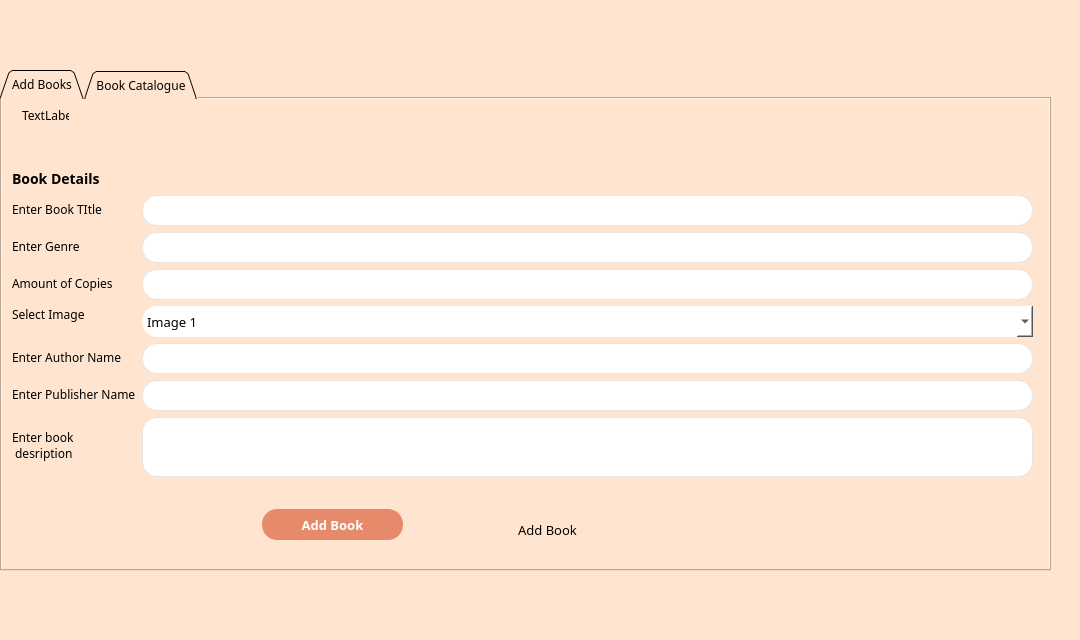
<?xml version="1.0" encoding="UTF-8"?>
<ui version="4.0">
 <class>adminEditCatalogue</class>
 <widget class="QMainWindow" name="adminEditCatalogue">
  <property name="geometry">
   <rect>
    <x>0</x>
    <y>0</y>
    <width>1080</width>
    <height>640</height>
   </rect>
  </property>
  <property name="minimumSize">
   <size>
    <width>1080</width>
    <height>640</height>
   </size>
  </property>
  <property name="maximumSize">
   <size>
    <width>1080</width>
    <height>640</height>
   </size>
  </property>
  <property name="windowTitle">
   <string>MainWindow</string>
  </property>
  <property name="styleSheet">
   <string notr="true">QMenuBar {
    background-color: qlineargradient(x1:0, y1:0, x2:0, y2:1,
                                      stop:0 lightgray, stop:1 darkgray);
    spacing: 3px; /* spacing between menu bar items */
}

QMenuBar::item {
    padding: 1px 4px;
    background: transparent;
    border-radius: 4px;
}

QMenuBar::item:selected { /* when selected using mouse or keyboard */
    background: #a8a8a8;
}

QMenuBar::item:pressed {
    background: #888888;
}</string>
  </property>
  <widget class="QWidget" name="centralwidget">
   <property name="styleSheet">
    <string notr="true">QWidget{
	background: #FFE5D0;
	font-family: Montserrat;
}

QLineEdit {
	border: 1px solid;
	border-radius: 15px;
	border-color: #e5e5e5;
	background-color: palette(base);
	padding: 0px 5px;
	font-size: 13px;
}

QPushButton {
	border-radius: 15px; 
	font-size: 13px;
}</string>
   </property>
   <widget class="QLabel" name="logoImage">
    <property name="geometry">
     <rect>
      <x>30</x>
      <y>20</y>
      <width>441</width>
      <height>61</height>
     </rect>
    </property>
    <property name="text">
     <string/>
    </property>
    <property name="pixmap">
     <pixmap resource="resources.qrc">:/resources/images/bblLogo.png</pixmap>
    </property>
   </widget>
   <widget class="QTabWidget" name="tabWidget">
    <property name="geometry">
     <rect>
      <x>0</x>
      <y>70</y>
      <width>1051</width>
      <height>501</height>
     </rect>
    </property>
    <property name="tabShape">
     <enum>QTabWidget::Triangular</enum>
    </property>
    <property name="currentIndex">
     <number>0</number>
    </property>
    <widget class="QWidget" name="tab">
     <attribute name="title">
      <string>Add Books</string>
     </attribute>
     <widget class="QPushButton" name="pushButton">
      <property name="geometry">
       <rect>
        <x>460</x>
        <y>410</y>
        <width>171</width>
        <height>41</height>
       </rect>
      </property>
      <property name="styleSheet">
       <string notr="true">QPushButton{
	
}</string>
      </property>
      <property name="text">
       <string>Add Book</string>
      </property>
     </widget>
     <widget class="QWidget" name="verticalLayoutWidget">
      <property name="geometry">
       <rect>
        <x>10</x>
        <y>70</y>
        <width>1021</width>
        <height>349</height>
       </rect>
      </property>
      <layout class="QVBoxLayout" name="verticalLayout">
       <item>
        <widget class="QLabel" name="label_6">
         <property name="sizePolicy">
          <sizepolicy hsizetype="Preferred" vsizetype="Fixed">
           <horstretch>0</horstretch>
           <verstretch>0</verstretch>
          </sizepolicy>
         </property>
         <property name="styleSheet">
          <string notr="true">QLabel{
	font-weight: bold;
	font-size: 14px;

}</string>
         </property>
         <property name="text">
          <string>Book Details</string>
         </property>
        </widget>
       </item>
       <item>
        <layout class="QFormLayout" name="formLayout">
         <item row="0" column="0">
          <widget class="QLabel" name="label_4">
           <property name="text">
            <string>Enter Book TItle</string>
           </property>
          </widget>
         </item>
         <item row="0" column="1">
          <widget class="QLineEdit" name="bookTitle">
           <property name="minimumSize">
            <size>
             <width>0</width>
             <height>31</height>
            </size>
           </property>
           <property name="text">
            <string/>
           </property>
          </widget>
         </item>
         <item row="1" column="0">
          <widget class="QLabel" name="label_5">
           <property name="text">
            <string>Enter Genre</string>
           </property>
          </widget>
         </item>
         <item row="1" column="1">
          <widget class="QLineEdit" name="bookGenre">
           <property name="minimumSize">
            <size>
             <width>0</width>
             <height>31</height>
            </size>
           </property>
          </widget>
         </item>
         <item row="2" column="0">
          <widget class="QLabel" name="label_13">
           <property name="text">
            <string>Amount of Copies</string>
           </property>
          </widget>
         </item>
         <item row="2" column="1">
          <widget class="QLineEdit" name="bookCopies">
           <property name="minimumSize">
            <size>
             <width>0</width>
             <height>31</height>
            </size>
           </property>
          </widget>
         </item>
         <item row="3" column="0">
          <widget class="QLabel" name="label_14">
           <property name="sizePolicy">
            <sizepolicy hsizetype="Fixed" vsizetype="Fixed">
             <horstretch>0</horstretch>
             <verstretch>0</verstretch>
            </sizepolicy>
           </property>
           <property name="maximumSize">
            <size>
             <width>73</width>
             <height>16777215</height>
            </size>
           </property>
           <property name="text">
            <string>Select Image</string>
           </property>
          </widget>
         </item>
         <item row="3" column="1">
          <widget class="QComboBox" name="selectedImage">
           <property name="minimumSize">
            <size>
             <width>0</width>
             <height>31</height>
            </size>
           </property>
           <property name="styleSheet">
            <string notr="true">QComboBox {
border-radius: 15px;
background-color: palette(base);
font-size: 13px;
}
</string>
           </property>
           <item>
            <property name="text">
             <string>Image 1</string>
            </property>
           </item>
           <item>
            <property name="text">
             <string>Image 2</string>
            </property>
           </item>
           <item>
            <property name="text">
             <string>Image 3</string>
            </property>
           </item>
          </widget>
         </item>
         <item row="4" column="0">
          <widget class="QLabel" name="label_20">
           <property name="sizePolicy">
            <sizepolicy hsizetype="Preferred" vsizetype="Preferred">
             <horstretch>0</horstretch>
             <verstretch>0</verstretch>
            </sizepolicy>
           </property>
           <property name="minimumSize">
            <size>
             <width>0</width>
             <height>0</height>
            </size>
           </property>
           <property name="maximumSize">
            <size>
             <width>16777185</width>
             <height>16777215</height>
            </size>
           </property>
           <property name="text">
            <string>Enter Author Name</string>
           </property>
          </widget>
         </item>
         <item row="4" column="1">
          <widget class="QLineEdit" name="bookAuthor">
           <property name="sizePolicy">
            <sizepolicy hsizetype="Preferred" vsizetype="Preferred">
             <horstretch>0</horstretch>
             <verstretch>0</verstretch>
            </sizepolicy>
           </property>
           <property name="minimumSize">
            <size>
             <width>0</width>
             <height>31</height>
            </size>
           </property>
          </widget>
         </item>
         <item row="5" column="0">
          <widget class="QLabel" name="label_21">
           <property name="sizePolicy">
            <sizepolicy hsizetype="Preferred" vsizetype="Preferred">
             <horstretch>0</horstretch>
             <verstretch>0</verstretch>
            </sizepolicy>
           </property>
           <property name="minimumSize">
            <size>
             <width>0</width>
             <height>0</height>
            </size>
           </property>
           <property name="maximumSize">
            <size>
             <width>16777185</width>
             <height>16777215</height>
            </size>
           </property>
           <property name="text">
            <string>Enter Publisher Name</string>
           </property>
          </widget>
         </item>
         <item row="5" column="1">
          <widget class="QLineEdit" name="bookPublisher">
           <property name="sizePolicy">
            <sizepolicy hsizetype="Preferred" vsizetype="Preferred">
             <horstretch>0</horstretch>
             <verstretch>0</verstretch>
            </sizepolicy>
           </property>
           <property name="minimumSize">
            <size>
             <width>0</width>
             <height>31</height>
            </size>
           </property>
          </widget>
         </item>
         <item row="6" column="0">
          <widget class="QLabel" name="label_16">
           <property name="sizePolicy">
            <sizepolicy hsizetype="Preferred" vsizetype="Preferred">
             <horstretch>0</horstretch>
             <verstretch>0</verstretch>
            </sizepolicy>
           </property>
           <property name="minimumSize">
            <size>
             <width>0</width>
             <height>0</height>
            </size>
           </property>
           <property name="maximumSize">
            <size>
             <width>16777185</width>
             <height>16777215</height>
            </size>
           </property>
           <property name="text">
            <string>Enter book 
 desription</string>
           </property>
          </widget>
         </item>
         <item row="6" column="1">
          <widget class="QLineEdit" name="bookDescription">
           <property name="sizePolicy">
            <sizepolicy hsizetype="Preferred" vsizetype="Preferred">
             <horstretch>0</horstretch>
             <verstretch>0</verstretch>
            </sizepolicy>
           </property>
           <property name="minimumSize">
            <size>
             <width>0</width>
             <height>60</height>
            </size>
           </property>
           <property name="styleSheet">
            <string notr="true">QLineEdit {
	padding: 5px;
}</string>
           </property>
           <property name="alignment">
            <set>Qt::AlignLeading|Qt::AlignLeft|Qt::AlignTop</set>
           </property>
          </widget>
         </item>
        </layout>
       </item>
      </layout>
     </widget>
     <widget class="QLabel" name="label">
      <property name="geometry">
       <rect>
        <x>20</x>
        <y>10</y>
        <width>47</width>
        <height>13</height>
       </rect>
      </property>
      <property name="text">
       <string>TextLabel</string>
      </property>
     </widget>
     <widget class="QPushButton" name="confirmBookDetails">
      <property name="geometry">
       <rect>
        <x>260</x>
        <y>410</y>
        <width>141</width>
        <height>31</height>
       </rect>
      </property>
      <property name="styleSheet">
       <string notr="true">QPushButton {
background-color: #E78A6B;
color:  #fff;
font-weight: 500;
}

QPushButton:hover {
background-color: rgba(231, 138, 107, 0.8);
}

QPushButton:pressed {
background-color: rgb(196, 116, 90);
}</string>
      </property>
      <property name="text">
       <string>Add Book</string>
      </property>
     </widget>
     <widget class="QWidget" name="gridLayoutWidget">
      <property name="geometry">
       <rect>
        <x>730</x>
        <y>390</y>
        <width>160</width>
        <height>80</height>
       </rect>
      </property>
      <layout class="QGridLayout" name="gridLayout"/>
     </widget>
    </widget>
    <widget class="QWidget" name="tab_2">
     <attribute name="title">
      <string>Book Catalogue</string>
     </attribute>
    </widget>
   </widget>
  </widget>
 </widget>
 <resources>
  <include location="resources.qrc"/>
 </resources>
 <connections/>
</ui>
